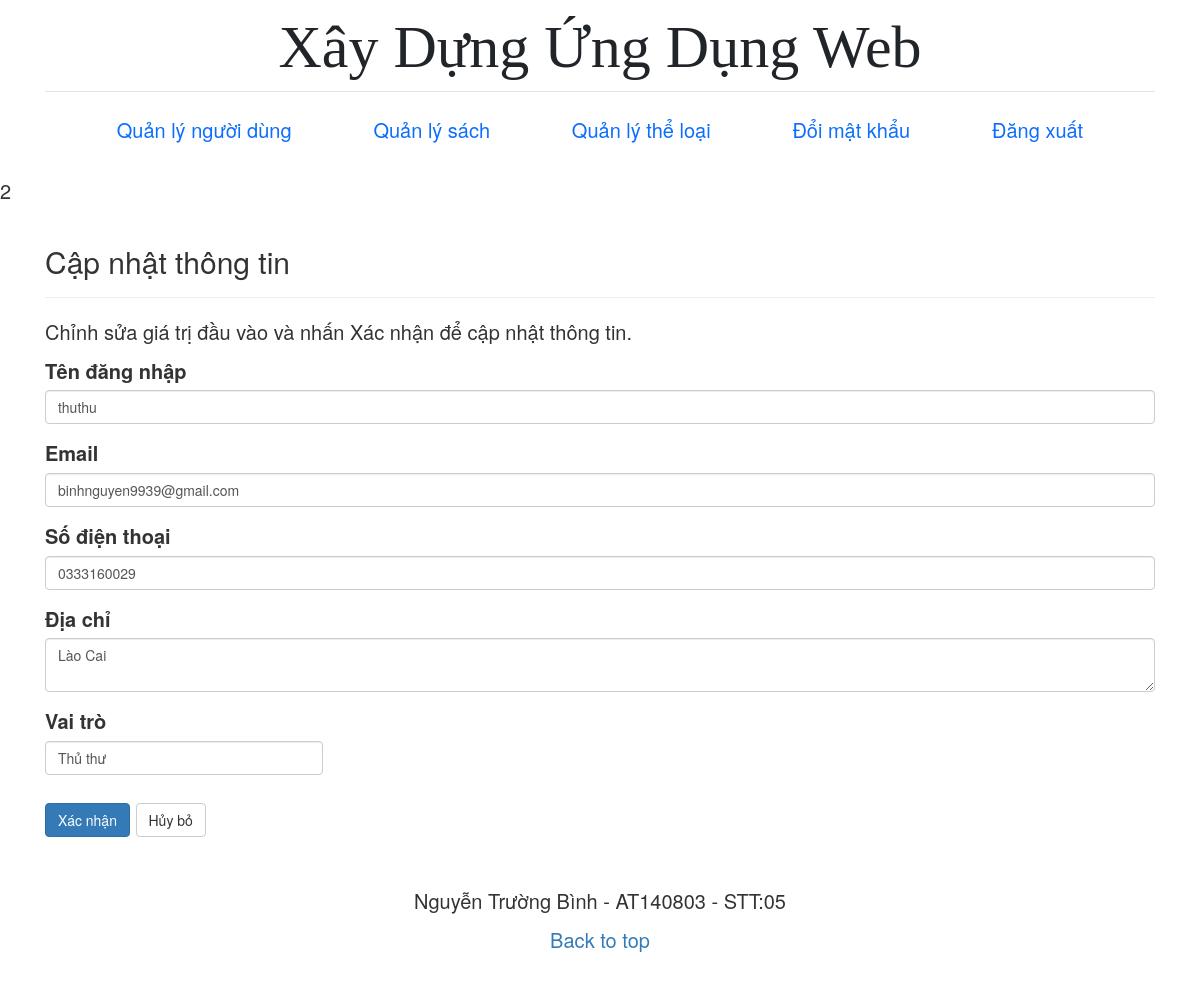
Page /users/edit.php?id=2 (signed in) on the committed database.
### tables this page shows
CREATE TABLE `users` (
  `id` int(11) NOT NULL,
  `role_id` int(11) NOT NULL DEFAULT 3,
  `username` varchar(50) NOT NULL,
  `email` varchar(50) NOT NULL,
  `password` varchar(50) NOT NULL,
  `phone` text NOT NULL,
  `address` text NOT NULL
);

### checkPermission.php (called while the page is built)
<?php
    function checkPermission($conn, $role_id, $permission_id){
        $sql ="SELECT * FROM roles_permissions
        LEFT JOIN users ON users.role_id = roles_permissions.role_id
        WHERE users.role_id = $role_id
        AND roles_permissions.perm_id = $permission_id";
        $result = mysqli_query($conn, $sql);
        $rows = mysqli_num_rows($result);
        if ($rows == 0) {
            return false;
        } else {
            return true;
        };
    }

### users/edit.php (the view, shortened to what this page needs)
<?php include "../includes/header.php" ?>
<?php require_once("../libs/connection.php");
require_once("../checkPermission.php");
if (checkPermission($conn, $_SESSION['role_id'], 2)) {
    echo $_GET['id'];
    if (isset($_POST["btn_submit"])) {
        $id = $_GET["id"];
        $username = trim($_POST["username"]);
        $email = trim($_POST["email"]);
        $address = trim($_POST["address"]);
        $phone = trim($_POST["phone"]);
        $role_id = trim($_POST['role']);
        $sql = "UPDATE users SET username=?, email=?, address=?, phone=?, role_id=? WHERE id=?";
        if ($stmt = mysqli_prepare($conn, $sql)) {
            mysqli_stmt_bind_param($stmt, "ssssii", $param_username, $param_email, $param_address, $param_phone, $param_role, $param_id);
            $param_username = $username;
            $param_email = $email;
            $param_address = $address;
            $param_phone = $phone;
            $param_role = $role_id;
            $param_id = $id;
            if (mysqli_stmt_execute($stmt)) {
                if ($id == $_SESSION['user_id']) {
                    $_SESSION['role_id'] = $role_id;
                }
                header("location: /udweb/users");
                exit();
            } else {
                echo "Oh, no. Có gì đó sai sai. Vui lòng thử lại.";
            }
        }
        mysqli_close($conn);
    } else {
        if (isset($_GET["id"]) && !empty(trim($_GET["id"]))) {
            $sql = "SELECT * FROM users WHERE id = ?";
            if ($stmt = mysqli_prepare($conn, $sql)) {
                mysqli_stmt_bind_param($stmt, "i", $param_id);
                if (mysqli_stmt_execute($stmt)) {
                    $result = mysqli_stmt_get_result($stmt);
                    if (mysqli_num_rows($result) == 1) {
                        $row = mysqli_fetch_array($result, MYSQLI_ASSOC);
                        $username = $row["username"];
                        $email = $row["email"];
                        $address = $row["address"];
                        $phone = $row["phone"];
                        $role = $row['role_id'];
                    }
                } else {
                    echo "Oh, no. Có gì đó sai sai. Vui lòng thử lại.";
                }
            }
        } else {
            exit();
        }
    }
?>
    <div class="container">
        <div class="row">
            <div class="col-md-12">
                <div class="page-header">
                    <h2>Cập nhật thông tin</h2>
                </div>
                <p>Chỉnh sửa giá trị đầu vào và nhấn Xác nhận để cập nhật thông tin.</p>
                <form action="<?php echo htmlspecialchars(basename($_SERVER['REQUEST_URI'])); ?>" method="post">
                    <div class="form-group">
                        <label>Tên đăng nhập</label>
                        <input type="text" name="username" class="form-control" value="<?php echo $username; ?>"
                        pattern="^[A-Za-z][A-Za-z0-9-]{2,25}$" required>
                    </div>
                    <div class="form-group">
                        <label>Email</label>
                        <input type="email" name="email" class="form-control" value="<?php echo $email; ?>" required>
                    </div>
                    <div class="form-group">
                        <label>Số điện thoại</label>
                        <input type="text" name="phone" class="form-control" value="<?php echo $phone; ?>"
                        pattern="^(09|03|07|08|05)+([0-9]{8})$">
                    </div>
                    <div class="form-group">
                        <label>Địa chỉ</label>
                        <textarea name="address" class="form-control"><?php echo $address; ?></textarea>
                    </div>
                    <label>Vai trò</label><br>
                    <select name="role" class="form-control w-25">
                        <option <?php if ($role == 2) echo "selected=\"selected\"";  ?> value="2">Thủ thư</option>
                    </select><br>
                    <input type="submit" name="btn_submit" class="btn btn-primary" value="Xác nhận">
                    <a href="index.php" class="btn btn-default">Hủy bỏ</a>
                </form>
            </div>
        </div>
    </div>
<?php
} else {
    header('Location: ../403.php');
}
?>
<?php include "../includes/footer.php" ?>

### asset/css/style.css (style rules this page uses)
body, html { font-size: 20px!important; }
h1, h2, h3, h4, h5, h6 { font-family: "Playfair Display", Georgia, "Times New Roman", serif; }

### rows in the picture
users: username "thuthu", email "binhnguyen9939@gmail.com", phone "0333160029", address "Lào Cai", role "Thủ thư"

### other values in the picture
$_GET['id'] "2"
